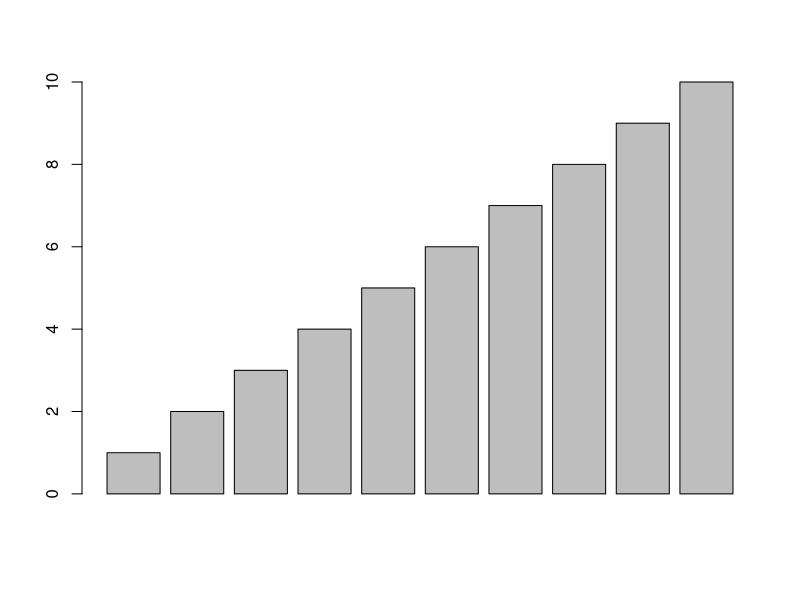

Recreate this plot in R. (Note: this script raises an error after producing the figure.)
height<-c(1:10)

barplot(height)

height.plot()

plot(height)

spine(height)

fan.plot(height)

par(mfrow=c(2,2))

slices<-c(10,12,4,16,8)

lbls<-c("US", "UK", "Australia", "Germany", "France")

pie(slices, labels=lbls, main='Shashis Pie chart')

library(plotrix)

install.packages("plotrix")

library(plotrix)

pie3D(slices, labels=lbls, explode=0.1, main="Shashi's 3D chart")

mytable <- table(state.region)
lbls3 <- paste(names(mytable), "\n", mytable, sep="-")

pie(mytable, labels=lbls3, 
   main="Pie chart from table\n and with sample size")

fan.plot(mytable, labels=lbls3, 
   main="Fan chart with sample size")

par(mfrow=c(2,2))

hist(mtcars$mpg)

hist(mtcars$mpg,breaks=12,
    col='blue',
    xlab="Miles per gallon",
    main="colored histogram with 12 bins")

hist(mtcars$mpg,breaks=12,
    col='red',
    xlab="Miles per gallon",
    main="colored histogram with 12 bins")

hist(mtcars$mpg,
    freq=FALSE,
    breaks=12,
    col='red',
    xlab="Miles per gallon",
    main="Histogram, rug plot, density curve")
rug(jitter(mtcars$mpg))
lines(density(mtcars$mpg), col='blue', lwd=2)


